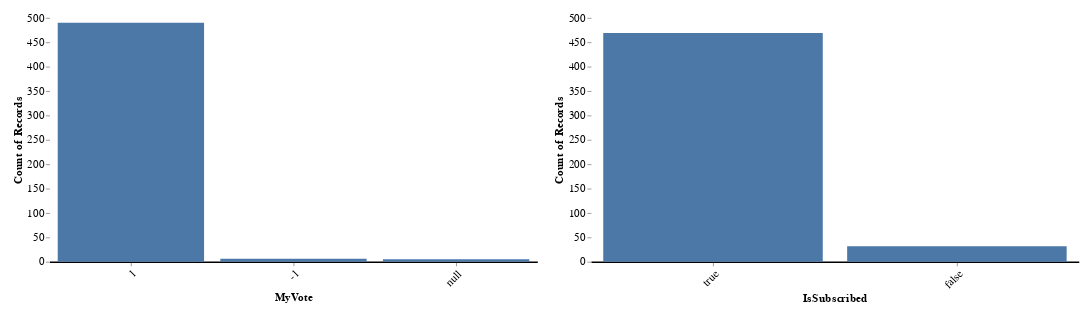

The cell this chart's notebook holds for it:
### Markdown cell above
### Number of Upvotes and Downvotes and If I am Subscribed

### Code cell
# Count the number of votes
chart_vote = alt.Chart(comment_votes_df).mark_bar().encode(
    alt.X("MyVote:N", sort="-y", axis=alt.Axis(labelAngle=-45)),
    alt.Y("count()"),
    tooltip=["count()"],  # Show the count when hovering over the bar
).properties(
    width=600,
    height=300,
)

# Count the number of subscribed subs
chart_subscribed = alt.Chart(comment_votes_df).mark_bar().encode(
    alt.X("IsSubscribed:N", sort="-y", axis=alt.Axis(labelAngle=-45)),
    alt.Y("count()"),
    tooltip=["count()"],  # Show the count when hovering over the bar
).properties(
    width=600,
    height=300,
)

chart_vote.save("figures/comment_votes/altair_vote_counts.html")
chart_vote.save("figures/comment_votes/altair_vote_counts.png")
chart_subscribed.save("figures/comment_votes/altair_subscribed_counts.html")
chart_subscribed.save("figures/comment_votes/altair_subscribed_counts.png")

chart = alt.hconcat(chart_vote, chart_subscribed).configure(
    padding={"left": 15, "right": 15, "top": 15, "bottom": 15},
    title={"fontSize": 18},
).configure_view(
    stroke=None,
).configure_axisX(
    labelFontSize=14,
    titleFontSize=14,
    grid=False,  # Remove the grid
    domainWidth=2,  # Set the width of the axis line
    domainColor="#000"  # Set the color of the axis line
).configure_axisY(
    labelFontSize=14,
    titleFontSize=14,
    grid=False,  # Remove the grid
    domain=False,  # Remove the axis line
)
chart

### Figure 1 — Vega-Lite specification as saved in the notebook (floating-point values rounded to 4 significant figures; data arrays with more than 128 entries replaced by an {"elided": "..."} marker saying what was removed)
{"config": {"view": {"continuousWidth": 300, "continuousHeight": 300, "stroke": null}, "axisX": {"domainColor": "#000", "domainWidth": 2, "grid": false, "labelFontSize": 14, "titleFontSize": 14}, "axisY": {"domain": false, "grid": false, "labelFontSize": 14, "titleFontSize": 14}, "padding": {"left": 15, "right": 15, "top": 15, "bottom": 15}, "title": {"fontSize": 18}}, "hconcat": [{"mark": {"type": "bar"}, "encoding": {"tooltip": [{"aggregate": "count", "type": "quantitative"}], "x": {"axis": {"labelAngle": -45}, "field": "MyVote", "sort": "-y", "type": "nominal"}, "y": {"aggregate": "count", "type": "quantitative"}}, "height": 300, "width": 600}, {"mark": {"type": "bar"}, "encoding": {"tooltip": [{"aggregate": "count", "type": "quantitative"}], "x": {"axis": {"labelAngle": -45}, "field": "IsSubscribed", "sort": "-y", "type": "nominal"}, "y": {"aggregate": "count", "type": "quantitative"}}, "height": 300, "width": 600}], "data": {"name": "data-0695e9ce8c57448e99bcdc4ac1156031"}, "$schema": "https://vega.github.io/schema/vega-lite/v5.15.1.json", "datasets": {"data-0695e9ce8c57448e99bcdc4ac1156031": {"elided": "501 records"}}}
